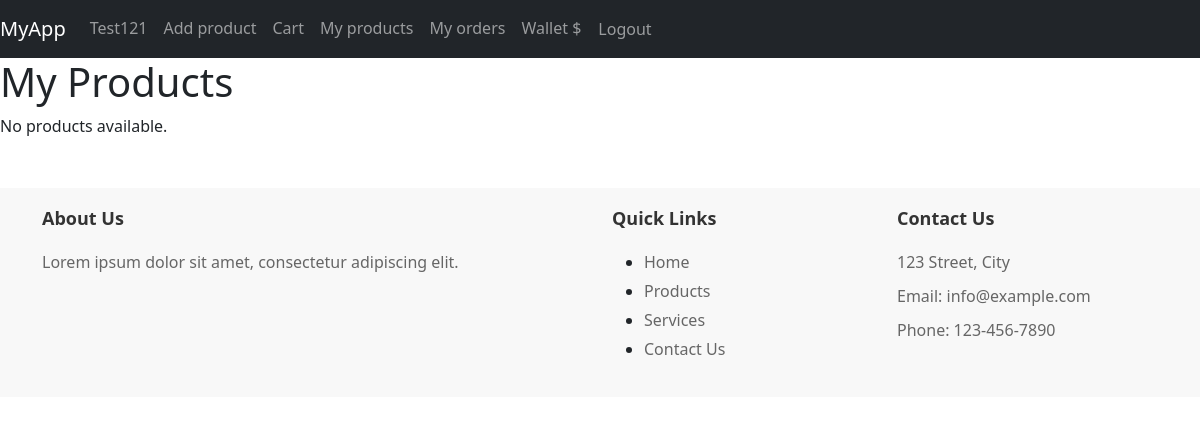
/app/my_products/ (signed in), run on an earlier commit of the app's database.
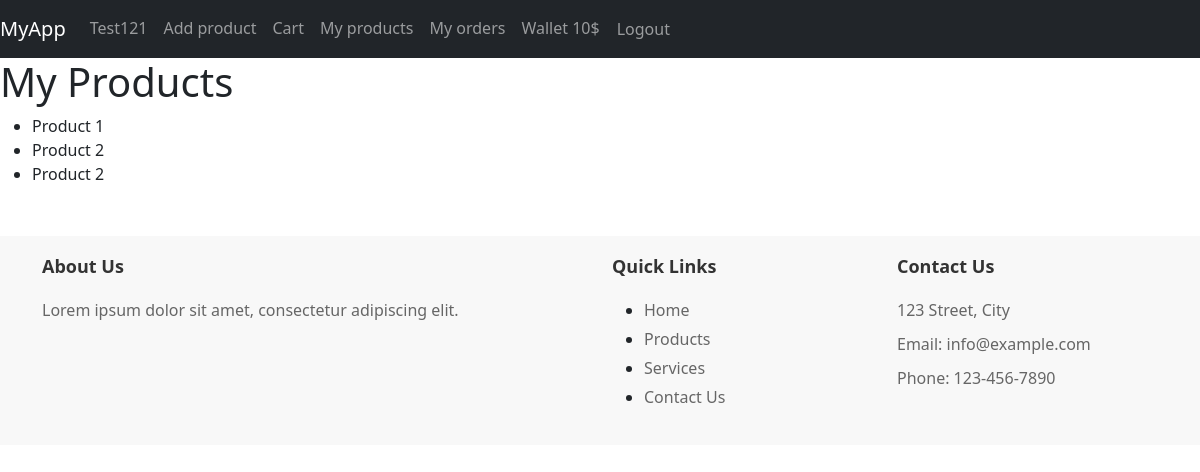
And on a later commit of the database.
### mysite/models.py (models this page shows, shortened)
class Profile(models.Model):
    user = models.OneToOneField(get_user_model(), on_delete=models.CASCADE)
    image = models.ImageField(('Profile Picture'), blank=True, null=True,upload_to=".")
    bio = models.TextField(blank=True)
    birth_date = models.DateField(null=True, blank=True)
    walletBalance = models.IntegerField( default = True, null= True)

class Product(models.Model):
    name = models.CharField(max_length=255)
    description = models.TextField()
    category = models.CharField(max_length=255, default='new')
    price = models.DecimalField(max_digits=8, decimal_places=2)
    quantity = models.IntegerField(default=1)
    created_at = models.DateTimeField(auto_now_add=True)
    created_by = models.ForeignKey(get_user_model(), on_delete=models.CASCADE)

### mysite/views.py (the view)
# urls.py: path('my_products/', views.user_product_list, name='user_product_list'),
@login_required
def user_product_list(request):
    user = request.user
    products = Product.objects.filter(created_by=user)
    context = {'products': products}
    return render(request, 'user_product_list.html', context)

### mysite/templates/user_product_list.html
{% extends 'base.html' %}
{% block my_product_list %}
  <h1>My Products</h1>
  {% if products %}
    <ul>
      {% for product in products %}
        <li>{{ product.name }}</li>
      {% endfor %}
    </ul>
  {% else %}
    <p>No products available.</p>
  {% endif %}
{% endblock %}

### mysite/templates/base.html (shortened to what this page needs)
<!DOCTYPE html>
<html lang="en">
{% load static %}
<head>
  <link href="https://cdn.jsdelivr.net/npm/bootstrap@5.2.3/dist/css/bootstrap.min.css" rel="stylesheet">
</head>
<body>
<nav class="navbar navbar-expand-lg navbar-dark bg-dark">
  <a class="navbar-brand" href="{% url 'home' %}">MyApp</a>
  <div class="collapse navbar-collapse" id="navbarNav">
    <ul class="navbar-nav ml-auto">
      {% if user.is_authenticated %}
        <li class="nav-item">
          <a class="nav-link" href="{% url 'profile' %}">{{ user.username }}</a>
        </li>
        <li class="nav-item">
          <a class="nav-link" href="{% url 'add_product' %}">Add product</a>
        </li>
        <li class="nav-item">
          <a class="nav-link" href="{% url 'cart' %}">Cart</a>
        </li>
          <li class="nav-item">
          <a class="nav-link" href="{% url 'user_product_list' %}">My products</a>
        </li>
        <li class="nav-item">
          <a class="nav-link" href="{% url 'order_history' %}">My orders</a>
        </li>
         <li class="nav-item">
          <a class="nav-link" href="{% url 'wallet' %}">Wallet {{user.profile.walletBalance}}$ </a>
        </li>
        <li class="nav-item">
          <form action="{% url 'logout' %}" method="post">
            <button class="btn btn-link nav-link" type="submit">Logout</button>
          </form>
        </li>
      {% endif %}
    </ul>
  </div>
</nav>
  {% block my_product_list %}
  {% endblock %}
<footer class="footer">
  <div class="container">
    <div class="row">
      <div class="col-md-6">
        <h4>About Us</h4>
        <p>Lorem ipsum dolor sit amet, consectetur adipiscing elit.</p>
      </div>
      <div class="col-md-3">
        <h4>Quick Links</h4>
        <ul class="footer-links">
          <li><a href="#">Home</a></li>
          <li><a href="#">Products</a></li>
          <li><a href="#">Services</a></li>
          <li><a href="#">Contact Us</a></li>
        </ul>
      </div>
      <div class="col-md-3">
        <h4>Contact Us</h4>
        <p>123 Street, City</p>
        <p>Email: info@example.com</p>
        <p>Phone: 123-456-7890</p>
      </div>
    </div>
  </div>
</footer>
</body>
</html>

### mysite/templates/base.html (style rules this page uses)
.footer { background-color: #f8f8f8; padding: 20px 0; margin-top: 50px; }
.footer h4 { color: #333; font-size: 18px; font-weight: bold; margin-bottom: 20px; }
.footer p { color: #666; margin-bottom: 10px; }
.footer-links li { margin-bottom: 5px; }
.footer-links a { color: #666; text-decoration: none; }

What changed in the data, as far as the page shows it:
added Product: name "Product 1"
added Product: name "Product 2"
added Product: name "Product 2"
Also different on the page:
{{ user.profile.walletBalance }}: (not shown) → "10"
text no longer shown: "No products available."
